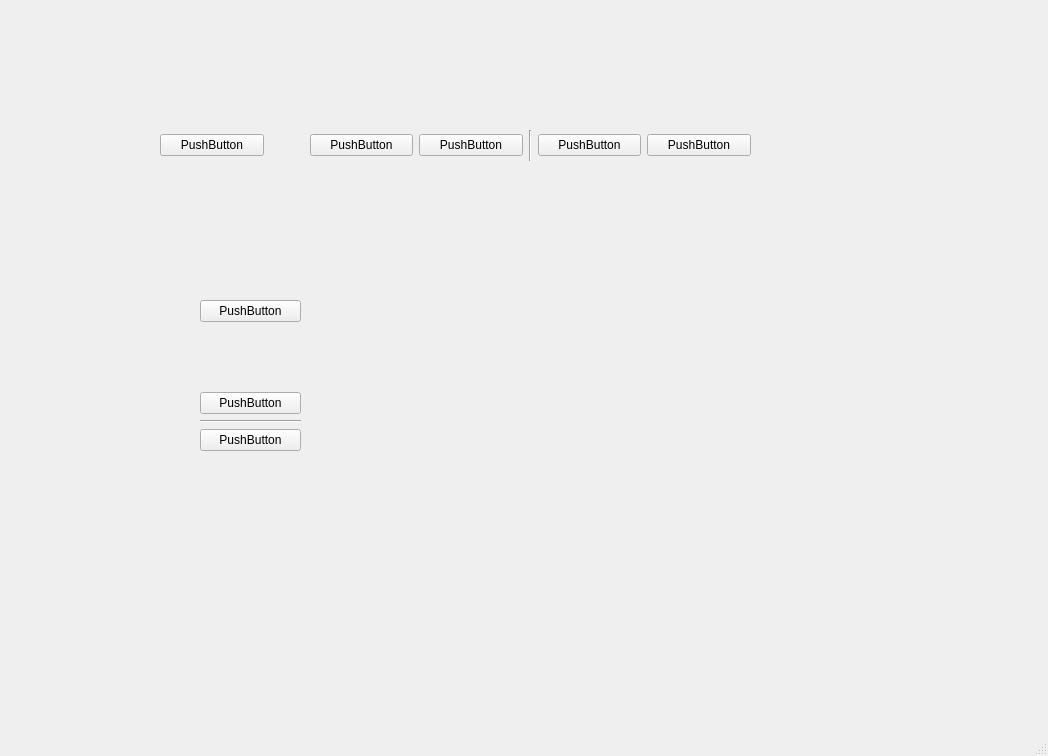
<?xml version="1.0" encoding="UTF-8"?>
<ui version="4.0">
 <class>MainWindow</class>
 <widget class="QMainWindow" name="MainWindow">
  <property name="geometry">
   <rect>
    <x>0</x>
    <y>0</y>
    <width>1048</width>
    <height>756</height>
   </rect>
  </property>
  <property name="windowTitle">
   <string>MainWindow</string>
  </property>
  <widget class="QWidget" name="centralwidget">
   <widget class="QWidget" name="">
    <property name="geometry">
     <rect>
      <x>160</x>
      <y>130</y>
      <width>591</width>
      <height>31</height>
     </rect>
    </property>
    <layout class="QHBoxLayout" name="horizontalLayout">
     <item>
      <widget class="QPushButton" name="pushButton">
       <property name="text">
        <string>PushButton</string>
       </property>
      </widget>
     </item>
     <item>
      <spacer name="horizontalSpacer">
       <property name="orientation">
        <enum>Qt::Horizontal</enum>
       </property>
       <property name="sizeType">
        <enum>QSizePolicy::Fixed</enum>
       </property>
       <property name="sizeHint" stdset="0">
        <size>
         <width>40</width>
         <height>20</height>
        </size>
       </property>
      </spacer>
     </item>
     <item>
      <widget class="QPushButton" name="pushButton_2">
       <property name="text">
        <string>PushButton</string>
       </property>
      </widget>
     </item>
     <item>
      <widget class="QPushButton" name="pushButton_3">
       <property name="text">
        <string>PushButton</string>
       </property>
      </widget>
     </item>
     <item>
      <widget class="Line" name="line_2">
       <property name="orientation">
        <enum>Qt::Vertical</enum>
       </property>
      </widget>
     </item>
     <item>
      <widget class="QPushButton" name="pushButton_4">
       <property name="text">
        <string>PushButton</string>
       </property>
      </widget>
     </item>
     <item>
      <widget class="QPushButton" name="pushButton_5">
       <property name="text">
        <string>PushButton</string>
       </property>
      </widget>
     </item>
    </layout>
   </widget>
   <widget class="QWidget" name="">
    <property name="geometry">
     <rect>
      <x>200</x>
      <y>300</y>
      <width>101</width>
      <height>151</height>
     </rect>
    </property>
    <layout class="QVBoxLayout" name="verticalLayout">
     <item>
      <widget class="QPushButton" name="pushButton_6">
       <property name="text">
        <string>PushButton</string>
       </property>
      </widget>
     </item>
     <item>
      <spacer name="verticalSpacer">
       <property name="orientation">
        <enum>Qt::Vertical</enum>
       </property>
       <property name="sizeHint" stdset="0">
        <size>
         <width>20</width>
         <height>40</height>
        </size>
       </property>
      </spacer>
     </item>
     <item>
      <widget class="QPushButton" name="pushButton_7">
       <property name="text">
        <string>PushButton</string>
       </property>
      </widget>
     </item>
     <item>
      <widget class="Line" name="line">
       <property name="orientation">
        <enum>Qt::Horizontal</enum>
       </property>
      </widget>
     </item>
     <item>
      <widget class="QPushButton" name="pushButton_8">
       <property name="text">
        <string>PushButton</string>
       </property>
      </widget>
     </item>
    </layout>
   </widget>
  </widget>
  <widget class="QMenuBar" name="menubar">
   <property name="geometry">
    <rect>
     <x>0</x>
     <y>0</y>
     <width>1048</width>
     <height>26</height>
    </rect>
   </property>
  </widget>
  <widget class="QStatusBar" name="statusbar"/>
 </widget>
 <resources/>
 <connections/>
</ui>
